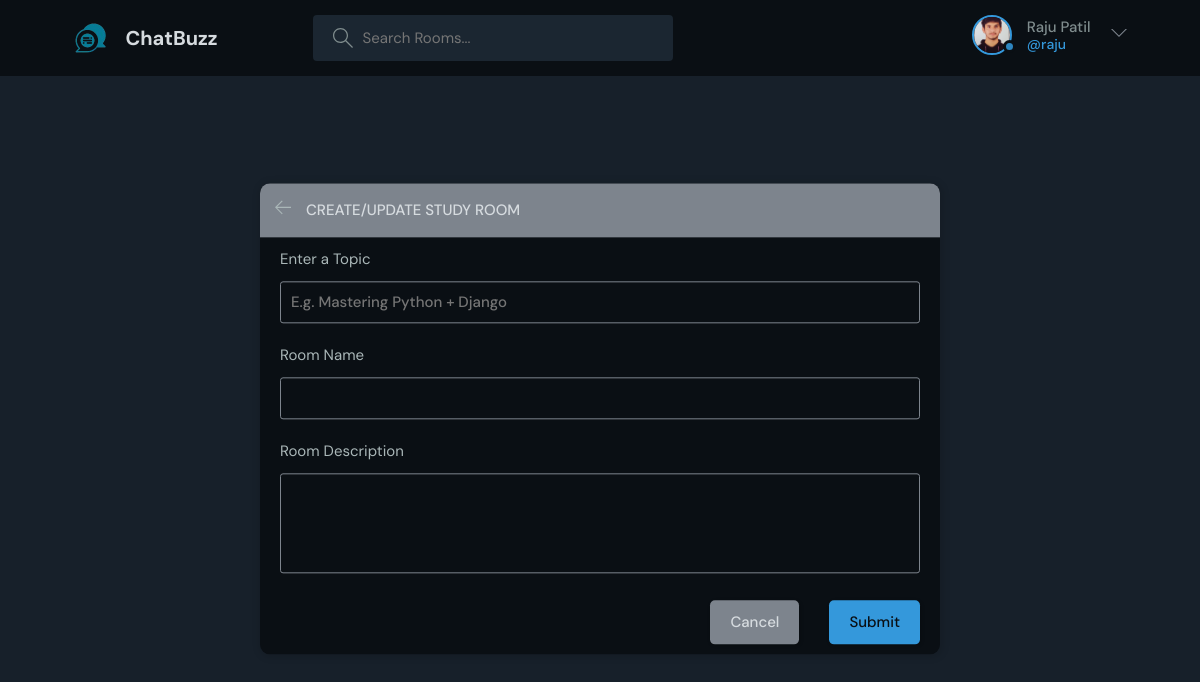
The page /create-room/ (signed in) on the database its author committed.
### base/models.py (models this page shows)
class User(AbstractUser):
    name = models.CharField(max_length=200, null=True)
    email = models.EmailField(unique=True, null=True)
    bio = models.TextField(null=True)
    avatar = models.ImageField(null=True, default="avatar.svg")
    USERNAME_FIELD = 'email'
    REQUIRED_FIELDS = []

### base/views.py (the view, shortened to what this page needs)
# urls.py: path('create-room/', views.createRoom, name='create-room'),
@login_required(login_url = 'login')
def createRoom(request):
    form = RoomForm()
    topics = Topic.objects.all()
    context = {'form': form, 'topics':topics}
    return render(request, 'base/room_form.html', context)

### base/forms.py
class RoomForm(ModelForm):
    class Meta:
        model = Room
        fields = '__all__'
        exclude = ['host','participants']

### base/templates/base/room_form.html (shortened to what this page needs)
{% extends 'main.html' %}
{% block content %}
  <main class="create-room layout">
    <div class="container">
      <div class="layout__box">
        <div class="layout__boxHeader">
          <div class="layout__boxTitle">
            <a href="{{request.META.HTTP_REFERER}}">
              <svg version="1.1" xmlns="http://www.w3.org/2000/svg" width="32" height="32" viewBox="0 0 32 32">
                <title>arrow-left</title>
                <path
                  d="M13.723 2.286l-13.723 13.714 13.719 13.714 1.616-1.611-10.96-10.96h27.625v-2.286h-27.625l10.965-10.965-1.616-1.607z">
                </path>
              </svg>
            </a>
            <h3>Create/Update Study Room</h3>
          </div>
        </div>
        <div class="layout__body">
          <form class="form" action="" method="POST">
            <div class="form__group">
              <label for="room_topic">Enter a Topic</label>
              <input required type ="text" name="topic" value="{{room.topic.name}}" list="topic-list"  placeholder="E.g. Mastering Python + Django" />
            </div>
            <div class="form__group">
              <label for="room_name">Room Name</label>
              {{form.name}}
            </div>
            <div class="form__group">
              <label for="description">Room Description</label>
              {{form.description}}
            </div>
            <div class="form__action">
              <a class="btn btn--dark" href="{{request.META.HTTP_REFERER}}">Cancel</a>
              <button class="btn btn--main" type="submit">Submit</button>
            </div>
          </form>
        </div>
      </div>
    </div>
  </main>
  {% endblock %}

### templates/navbar.html (shortened to what this page needs)
{% load static %}
<header class="header header--loggedIn">
    <div class="container">
      <a href="{% url 'home' %}" class="header__logo">
        <img src="{% static 'images/logo.png' %}" />
        <h1>ChatBuzz</h1>
      </a>
      <form class="header__search" method="GET" action="{% url 'home' %}">
        <label>
          <input type="text" name = "q" placeholder="Search Rooms..." >
        </label>
      </form>
      <nav class="header__menu">
        {% if request.user.is_authenticated %}
        <div class="header__user">
          <a href="{% url 'user-profile' user.id  %}">
            <div class="avatar avatar--medium active">
              <img src="{{request.user.avatar.url}}" />
            </div>
            <p>{{request.user.name}} <span>@{{request.user.username}}</span></p>
          </a>
          <button class="dropdown-button">
            <svg version="1.1" xmlns="http://www.w3.org/2000/svg" width="32" height="32" viewBox="0 0 32 32">
              <title>chevron-down</title>
              <path d="M16 21l-13-13h-3l16 16 16-16h-3l-13 13z"></path>
            </svg>
          </button>
        </div>
        {% else %}
        <a href="{% url 'login' %}">
          <img src=" {% static 'images/avatar.svg' %}" />
          <p>Login</p>
        </a>
        {% endif %}
      </nav>
    </div>
  </header>

### rows shown on the page
User: user.avatar (picture), user.name "Raju Patil", user.username "raju"
